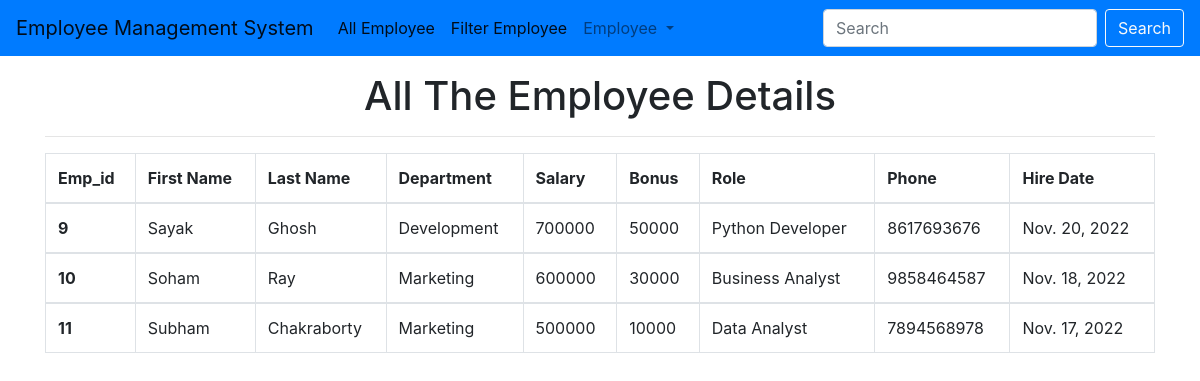
The app's page /all_emp with its own data.
### emp_management/models.py (models this page shows, shortened)
class Employee(models.Model):
    first_name=models.CharField(max_length=100)
    last_name=models.CharField(max_length=100)
    dept=models.ForeignKey(Department, on_delete=models.CASCADE)
    salary=models.IntegerField(default=0)
    bonus=models.IntegerField(default=0)
    role=models.ForeignKey(Role,on_delete=models.CASCADE)
    phone=models.IntegerField(default=0)
    hire_date=models.DateField()

class Department(models.Model):
    name=models.CharField(max_length=50,null=False)
    location=models.CharField(max_length=50)

class Role(models.Model):
    name=models.CharField(max_length=50,null=False)

### emp_management/views.py (the view)
# urls.py: path('all_emp', views.all_emp, name='all_emp'),
def all_emp(request):
    emps=Employee.objects.all()
    context={
        'emps': emps
    }
    return render(request,'all_emp.html',context)

### templates/all_emp.html
{% extends 'base.html' %}
{% block body %}
<div class="container">
    <h1 class = "text-center my-3">All The Employee Details</h1>
    <hr>
    <table class="table table-bordered">
        <thead>
          <tr>
            <th scope="col">Emp_id</th>
            <th scope="col">First Name</th>
            <th scope="col">Last Name</th>
            <th scope="col">Department</th>
            <th scope="col">Salary</th>
            <th scope="col">Bonus</th>
            <th scope="col">Role</th>
            <th scope="col">Phone</th>
            <th scope="col">Hire Date</th>
          </tr>
        </thead>
        {% for emp in emps %}
        <tbody>
          <tr>
            <th scope="row">{{emp.id}}</th>
            <td>{{emp.first_name}}</td>
            <td>{{emp.last_name}}</td>
            <td>{{emp.dept.name}}</td>
            <td>{{emp.salary}}</td>
            <td>{{emp.bonus}}</td>
            <td>{{emp.role.name}}</td>
            <td>{{emp.phone}}</td>
            <td>{{emp.hire_date}}</td>
          </tr>
        </tbody>
         {% endfor %}
      </table>
</div>
{% endblock body %}

### templates/base.html (shortened to what this page needs)
<!doctype html>
<html lang="en">
  <head>
    <link rel="stylesheet" href="https://cdn.jsdelivr.net/npm/bootstrap@4.3.1/dist/css/bootstrap.min.css">
  </head>
  <body>
    <nav class="navbar navbar-expand-lg navbar-light bg-primary">
        <a class="navbar-brand" href="/">Employee Management System</a>
        <div class="collapse navbar-collapse" id="navbarSupportedContent">
          <ul class="navbar-nav mr-auto">
            <li class="nav-item active">
              <a class="nav-link" href="all_emp">All Employee <span class="sr-only">(current)</span></a>
            </li>
            <li class="nav-item active">
              <a class="nav-link" href="filter_emp">Filter Employee <span class="sr-only">(current)</span></a>
            </li>
            <li class="nav-item dropdown">
              <a class="nav-link dropdown-toggle" href="#" id="navbarDropdown" role="button" data-toggle="dropdown" aria-haspopup="true" aria-expanded="false">
                Employee
              </a>
            </li>
          </ul>
          <form class="form-inline my-2 my-lg-0">
            <input class="form-control mr-sm-2" type="search" placeholder="Search" aria-label="Search">
            <button class="btn btn-outline-light my-2 my-sm-0" type="submit">Search</button>
          </form>
        </div>
      </nav>
      {% block body %}{% endblock body %}
  </body>
</html>

### records on screen
Employee: id "9", first_name "Sayak", last_name "Ghosh", dept.name "Development", salary "700000", bonus "50000", role.name "Python Developer", phone "8617693676", hire_date "Nov. 20, 2022"
Employee: id "10", first_name "Soham", last_name "Ray", dept.name "Marketing", salary "600000", bonus "30000", role.name "Business Analyst", phone "9858464587", hire_date "Nov. 18, 2022"
Employee: id "11", first_name "Subham", last_name "Chakraborty", dept.name "Marketing", salary "500000", bonus "10000", role.name "Data Analyst", phone "7894568978", hire_date "Nov. 17, 2022"
